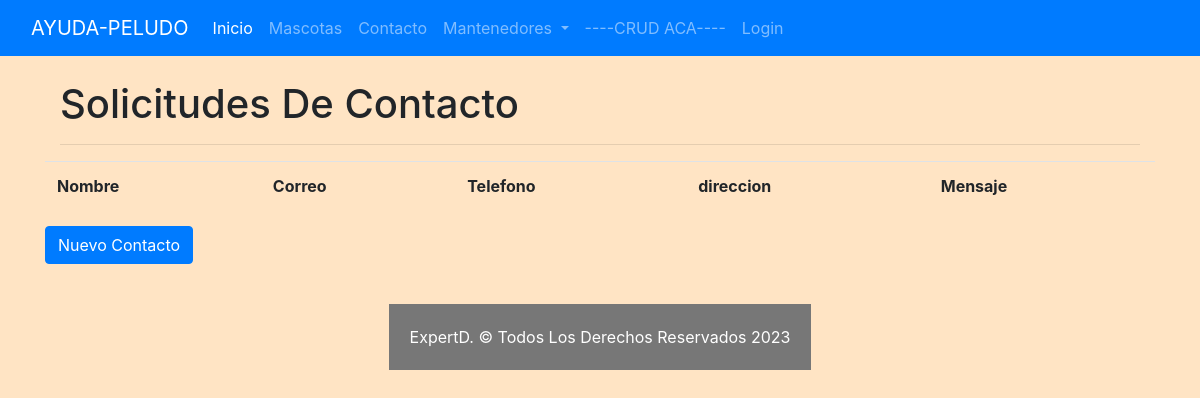
Page /datos/ on the earlier database version.
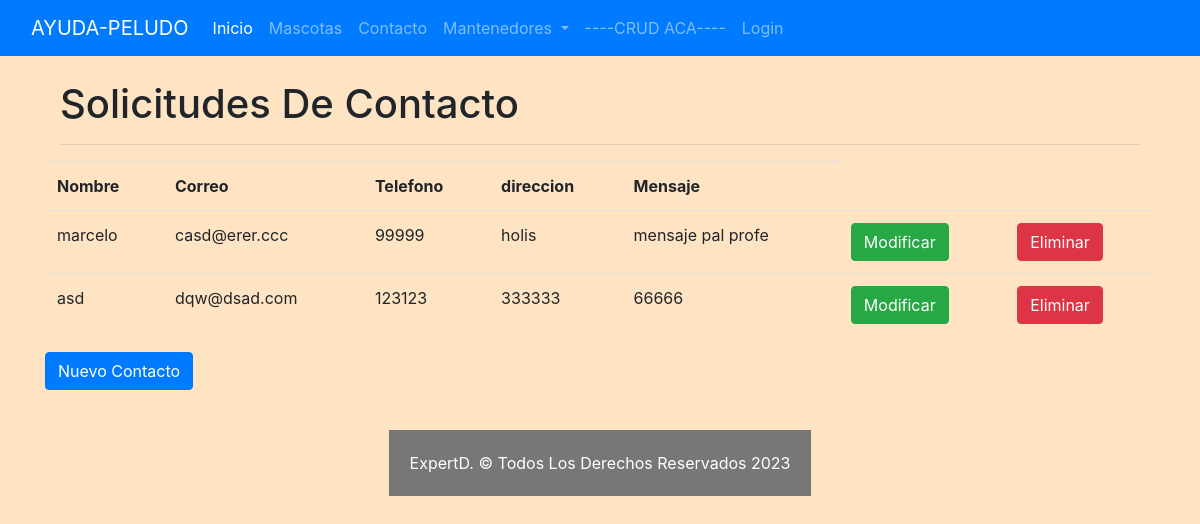
Same page on the later database version.
### ONG/models.py (models this page shows, shortened)
class Contacto(models.Model):
    nombre = models.CharField(max_length=50, verbose_name='nombre')
    direccion = models.CharField(max_length=50, verbose_name='direccion')
    telefono = models.IntegerField(primary_key=True, verbose_name='telefono')
    correo = models.CharField(max_length=50, verbose_name='correo')
    mensaje = models.CharField(max_length=200, verbose_name='mensaje')

### ONG/views.py (the view)
# urls.py: path('datos/', datos,name="datos"),
def datos(request):
    contactos = Contacto.objects.all()
    datos = {'Contactos':contactos}
    return render(request, 'datos.html', datos)

### ONG/templates/datos.html
{% extends "./base.html" %}
{% block body %}
    <div class="container">
        <div class="mb-3">
            <h1>Solicitudes De Contacto</h1>
            <hr>
            <div class="row">
                <table class="table">
                    <tr>
                        <th scope="col">Nombre</th>
                        <th scope="col">Correo</th>
                        <th scope="col">Telefono</th>
                        <th scope="col">direccion</th>
                        <th scope="col">Mensaje</th>
                    </tr>
                    {% for con in Contactos %}
                    <tr>
                        <td>{{con.nombre}}</td>
                        <td>{{con.correo}}</td>
                        <td>{{con.telefono}}</td>
                        <td>{{con.direccion}}</td>
                        <td>{{con.mensaje}}</td>
                        <td><a class="btn btn-success" href="{% url 'form_mod_contacto' con.telefono %}">Modificar</a></td>
                        <td><a class="btn btn-danger" href="{% url 'form_del_contacto' con.telefono %}">Eliminar</a></td>
                    </tr>
                    {% endfor %}
                </table>
                <br><br>
            </div>
            <div class="row mb-3">
                <a class="btn btn-primary" href="{% url 'form_contacto_ext'%}" role="link">Nuevo Contacto</a>
            </div>
        </div>
    </div>
{% endblock %}

### ONG/templates/base.html (shortened to what this page needs)
<!DOCTYPE html>
<html lang="es">
<head>
  {% load static %}
  <link rel="stylesheet" href="https://cdn.jsdelivr.net/npm/bootstrap@4.5.3/dist/css/bootstrap.min.css"
>
  <link rel="stylesheet" href="{% static 'css/estilos.css' %}">
</head>
<body>
  <nav class="navbar navbar-expand-lg navbar-dark bg-primary">
    <div class="container-fluid">
      <a class="navbar-brand">AYUDA-PELUDO</a>
      <div class="collapse navbar-collapse" id="navbarTogglerDemo03">
        <ul class="navbar-nav me-auto mb-2 mb-lg-0">
          <li class="nav-item">
            <a class="nav-link active" aria-current="page" href="{% url 'home' %}">Inicio</a>
          </li>
          <li class="nav-item">
            <a class="nav-link" href="{% url 'mascota' %}">Mascotas</a>
          </li>
          <li class="nav-item">
            <a class="nav-link" href="{% url 'contacto' %}">Contacto</a>
          </li>
          <li class="nav-item dropdown ">
            <a class="nav-link dropdown-toggle" href="#" role="button" data-bs-toggle="dropdown" aria-expanded="false">
              Mantenedores
            </a>
          </li>
          <li class="nav-item">
            <a class="nav-link" href="{% url 'datos' %}">----CRUD ACA---- </a>
          </li>
          {% if user.is_authenticated %}
          <li class="nav-item">
            <a class="nav-link" href="{% url 'salir' %}">Cerrar Sesión</a>
          </li>
          <li class="nav-item">
            <a class="nav-link" href="#">Bienvenido, {{user.username}}</a>
          </li>
          {% else %}
          <li class="nav-item">
            <a class="nav-link" href="{% url 'login' %}">Login</a>
          </li>
          {% endif %}
        </ul>
      </div>
    </div>
  </nav>
  <div class="container py-4">
    {% block body %}
    {% endblock %}
  </div>
  <div class="row align-items-center justify-content-center flex-wrap">
    <footer>
      <p class="fs-5 px-3  pt-3">ExpertD. &copy; Todos Los Derechos Reservados 2023</p>
    </footer>
  </div>
</body>
</html>

### ONG/static/css/estilos.css (style rules this page uses)
* { margin: 0; padding: 0; }
a { text-decoration: none }
body { background-color: bisque; min-height: 100vh; flex-direction: column; display: flex; }
footer { background-color: #777; padding: 5px; text-align: center; color: white; margin-top: auto; }

Differences in the rows shown:
added Contacto: nombre "marcelo", correo "casd@erer.ccc", telefono "99999", direccion "holis", mensaje "mensaje pal profe"
added Contacto: nombre "asd", correo "dqw@dsad.com", telefono "123123", direccion "333333", mensaje "66666"
